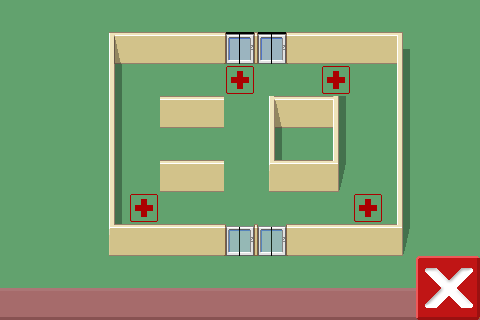

Below is a game level as drawn by its tile map, then a one-line description and the .tmx that defines it (tile-layer data replaced by summaries):
An orthogonal 15x10 tile map with 32x32 px tiles, 4 tile layers (floor, Walls, decoration, UI) and 10 objects (4x target, 4x crate, start, ui).

<map version="1.0" orientation="orthogonal" width="15" height="10" tilewidth="32" tileheight="32">
 <tileset firstgid="1" name="hospital_256" tilewidth="32" tileheight="32">
  <image source="textures/hospital_set.png" width="256" height="256" />
  <tile id="5">
   <properties>
    <property name="target" value="" />
   </properties>
  </tile>
  <tile id="6">
   <properties>
    <property name="crate" value="" />
   </properties>
  </tile>
  <tile id="7">
   <properties>
    <property name="cratetarget" value="" />
   </properties>
  </tile>
  <tile id="15">
   <properties>
    <property name="tilemakesureyourpassportisuptodateffs" value="" />
   </properties>
  </tile>
 </tileset>
 <layer name="floor" width="15" height="10">
  <data>[150 cells, 148 non-empty, 3 distinct tile ids]</data>
 </layer>
 <layer name="Walls" width="15" height="10">
  <data>[150 cells, 38 non-empty, 8 distinct tile ids]</data>
 </layer>
 <objectgroup name="Objects1" width="15" height="10">
  <object name="target" type="target" x="224" y="64" width="32" height="32" />
  <object name="crate" type="crate" x="256" y="192" width="32" height="32" />
  <object name="start" type="start" x="128" y="129" width="32" height="32" />
  <object name="crate" type="crate" x="224" y="96" width="32" height="32" />
  <object name="crate" type="crate" x="256" y="64" width="32" height="32" />
  <object name="target" type="target" x="320" y="64" width="32" height="32" />
  <object name="target" type="target" x="352" y="193" width="32" height="32" />
  <object name="crate" type="crate" x="192" y="192" width="32" height="32" />
  <object name="target" type="target" x="128" y="192" width="32" height="32" />
  <object name="uibutton" type="ui" x="416" y="256" width="64" height="64">
   <properties>
    <property name="longhold" value="1.00" />
    <property name="undo" value="0.05" />
   </properties>
  </object>
 </objectgroup>
 <layer name="decoration" width="15" height="10">
  <data>[150 cells, 8 non-empty, 2 distinct tile ids]</data>
 </layer>
 <layer name="UI" width="15" height="10">
  <data>[150 cells, 17 non-empty, 5 distinct tile ids]</data>
 </layer>
</map>
